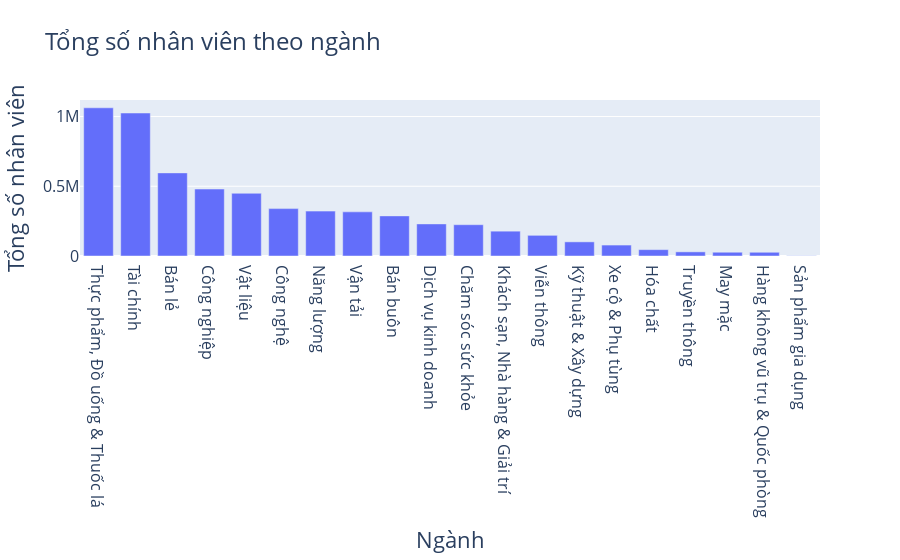

Write notebook code for a chart like this one.
### Code cell
sector_employee_totals = df.groupby('sector')['employees'].sum().reset_index()
sector_employee_totals.columns = ['sector', 'Total Employees']

# Identify the top companies in each sector based on the number of employees
top_companies = df.loc[df.groupby('sector')['employees'].idxmax()][['sector', 'company', 'country', 'employees']]

# Create a bar chart for total employees in each sector
fig = px.bar(sector_employee_totals, x='sector', y='Total Employees', title='Tổng số nhân viên theo ngành')



# fig.update_layout(
#     xaxis_title='Ngành',
#     yaxis_title='Tổng số nhân viên',
#     xaxis={'categoryorder':'total descending'}
# )

fig.update_layout(
    title='Tổng số nhân viên theo ngành',
    xaxis_title='Ngành',
    yaxis_title='Tổng số nhân viên',
    font=dict(size=18),  # Increase the font size for the entire chart
    title_font=dict(size=24),  # Increase the title font size
    xaxis=dict(
        categoryorder='total descending',
        tickfont=dict(size=16)  # Increase the font size of x-axis tick labels
    ),
    yaxis=dict(
        tickfont=dict(size=16)  # Increase the font size of y-axis tick labels
    )
)
fig.show()

# Display the top companies in each sector
print("Top Companies in Each Sector:")
print(top_companies)

### Figure 1 — Plotly figure (JSON) as saved in the notebook; plotly's stock layout.template omitted (floating-point values rounded to 4 significant figures)
{"data": [{"alignmentgroup": "True", "hovertemplate": "sector=%{x}<br>Total Employees=%{y}<extra></extra>", "legendgroup": "", "marker": {"color": "#636efa", "pattern": {"shape": ""}}, "name": "", "offsetgroup": "", "orientation": "v", "showlegend": false, "textposition": "auto", "type": "bar", "x": ["Bán buôn", "Bán lẻ", "Chăm sóc sức khỏe", "Công nghiệp", "Công nghệ", "Dịch vụ kinh doanh", "Hàng không vũ trụ & Quốc phòng", "Hóa chất", "Khách sạn, Nhà hàng & Giải trí", "Kỹ thuật & Xây dựng", "May mặc", "Năng lượng", "Sản phẩm gia dụng", "Thực phẩm, Đồ uống & Thuốc lá", "Truyền thông", "Tài chính", "Viễn thông", "Vận tải", "Vật liệu", "Xe cộ & Phụ tùng"], "xaxis": "x", "y": [287539, 595843, 224391, 479932, 339786, 230136, 26779, 45604, 178094, 101475, 27038, 321792, 1540, 1062508, 29722, 1025198, 148231, 316396, 449589, 78445], "yaxis": "y"}], "layout": {"barmode": "relative", "font": {"size": 18}, "legend": {"tracegroupgap": 0}, "title": {"font": {"size": 24}, "text": "Tổng số nhân viên theo ngành"}, "xaxis": {"anchor": "y", "categoryorder": "total descending", "domain": [0, 1], "tickfont": {"size": 16}, "title": {"text": "Ngành"}}, "yaxis": {"anchor": "x", "domain": [0, 1], "tickfont": {"size": 16}, "title": {"text": "Tổng số nhân viên"}}}}
